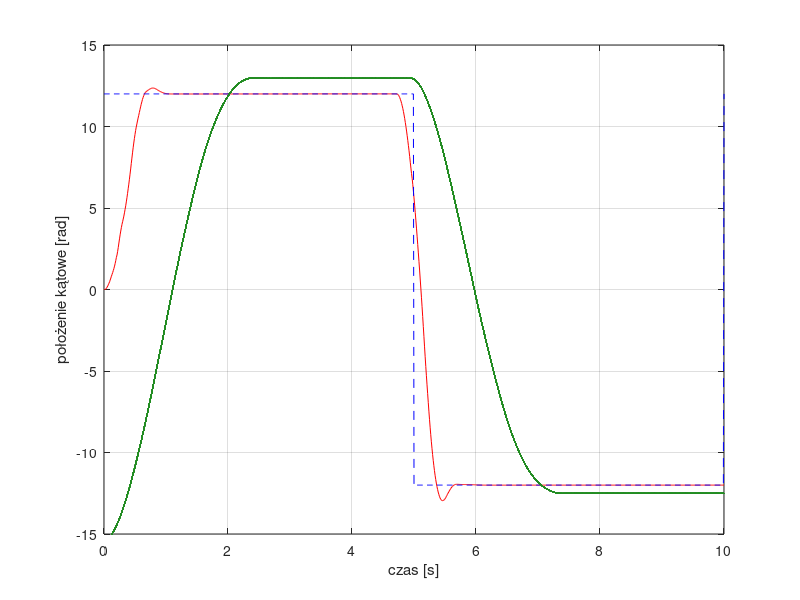
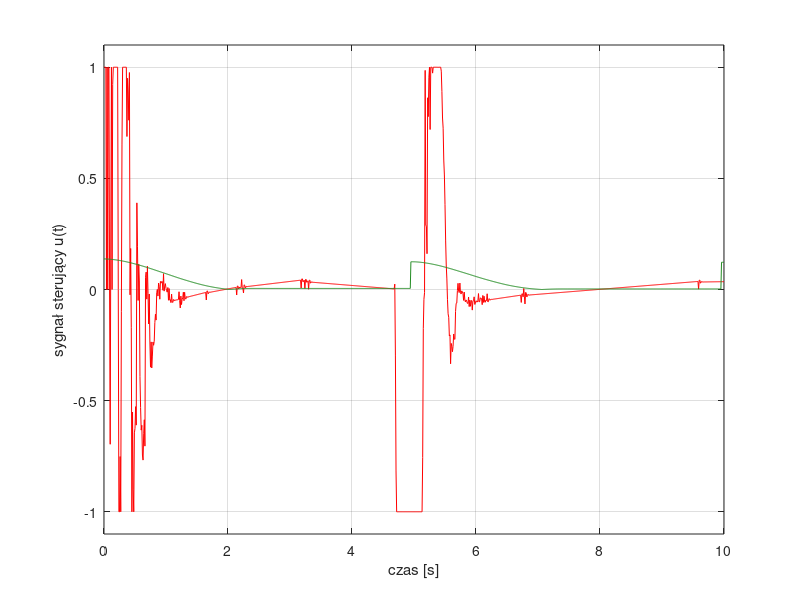

Reproduce these figures in MATLAB, in order.
fh = findall(0,'Type','Figure');
set( findall(fh, '-property', 'fontsize'), 'fontsize', 20)

close all;clc;clear;

%%%MPC_Prędkość
ympcdata1 = load("output_mpc_predkosc.txt");
umpcdata1 = load("control_mpc_predkosc.txt");
rmpcdata1 = load("reference_mpc_predkosc.txt");

%%% MPC_Położenie
ympcdata2 = load("output_mpc_polozenie.txt");
umpcdata2 = load("control_mpc_polozenie.txt");
rmpcdata2 = load("reference_mpc_polozenie.txt");

%PID_Położenie_MATLAB
ypiddata1 = load("output_pid_polozenie.txt");
upiddata1 = load("control_pid_polozenie.txt");

%PID_Prędkość_MATLAB
ypiddata2 = load("output_pid_predkosc.txt");
upiddata2 = load("control_pid_predkosc.txt");

%LQR_Polozenie
ylqrdata = load("output_lqr_polozenie.txt");
ulqrdata = load("control_lqr_polozenie.txt");

%PID_Prędkość_PLC
data = load('pomiary_predkosc.txt');
datay = data(701:1701);
datau = data(4701:5701);
datau = datau/100;

%PID_Położenie_PLC
data1 = load('pomiary_polozenie.txt');
datay1 = data1(510:1510);
datau1 = data1(4511:5511);
datau1 = datau1/100;

datay1 = datay1 - 24*ones(1,1001);

samples = 1:1100;
samples = samples*0.01;

calka = 0;
for i = 1:1001

calka = calka + 0.001*abs(datay(i) - rmpcdata2(i));
   
end

%CZAS
holder = load("czas.txt");
t = zeros(1001,1);
for i = 1:1000
    t(i) = holder(i);
end
t(1001) = 10;

%================= PRĘDKOŚĆ ==============================
% p = plot(t,ympcdata1,"red");
% hold;
% plot(t,ypiddata2,"Color",[0 0.5 0])
% plot(t,rmpcdata1,'--',"Color","blue")
% xlabel("czas [s]")
% ylabel("prędkość kątowa [rad/s]")
% grid on;
% axis([0 10 -0.1 105]);
% hold;
% 
% figure;
% q = plot(t,umpcdata1,"red");
% hold;
% plot(t,upiddata2,"Color",[0 0.5 0])
% grid on;
% xlabel("czas [s]")
% ylabel("sygnał sterujący u(t)")
% axis([0 10 -1.1 1.1]);

%================= PRĘDKOŚĆ PLC ==============================
% hold;
% figure;
% p1 = plot(t,ympcdata1,"red");
% hold;
% plot(t,rmpcdata1,'--',"Color","blue")
% plot(t,datay,"Color",[0 0.5 0])
% xlabel("czas [s]")
% ylabel("prędkość kątowa [rad/s]")
% grid on;
% axis([0 10 -0.1 105]);
% 
% figure;
% q = plot(t,umpcdata1,"red");
% hold;
% plot(t,datau,"Color",[0 0.5 0])
% grid on;
% xlabel("czas [s]")
% ylabel("sygnał sterujący u(t)")
% axis([0 10 -1.1 1.1]);

%================= POŁOŻENIE ==============================
% p = plot(t,ympcdata2,"red");
% hold;
% plot(t,rmpcdata2,"--","Color","blue");
% plot(t,ypiddata1,"Color","#228B22");
% plot(t,ylqrdata,"Color","#b87e14")
% grid on;
% axis([0 10 -15 15]);
% xlabel("czas [s]")
% ylabel("położenie kątowe [rad]")
% hold;
% 
% figure;
% q = plot(t,umpcdata2,"red");
% hold;
% plot(t,upiddata1,"Color","#228B22")
% plot(t,ulqrdata,"Color","#b87e14")
% grid on;
% axis([0 10 -1.1 1.1]);
% xlabel("czas [s]")
% ylabel("sygnał sterujący u(t)")

%================= POŁOŻENIE PLC ==============================
p1 = plot(t,ympcdata2,"red");
hold;
plot(t,rmpcdata2,"--","Color","blue");
plot(t,datay1,"Color","#228B22");
grid on;
axis([0 10 -15 15]);
xlabel("czas [s]")
ylabel("położenie kątowe [rad]")
hold;

figure;
q1 = plot(t,umpcdata2,"red");
hold;
plot(t,datau1,"Color","#228B22")
grid on;
axis([0 10 -1.1 1.1]);
xlabel("czas [s]")
ylabel("sygnał sterujący u(t)")


